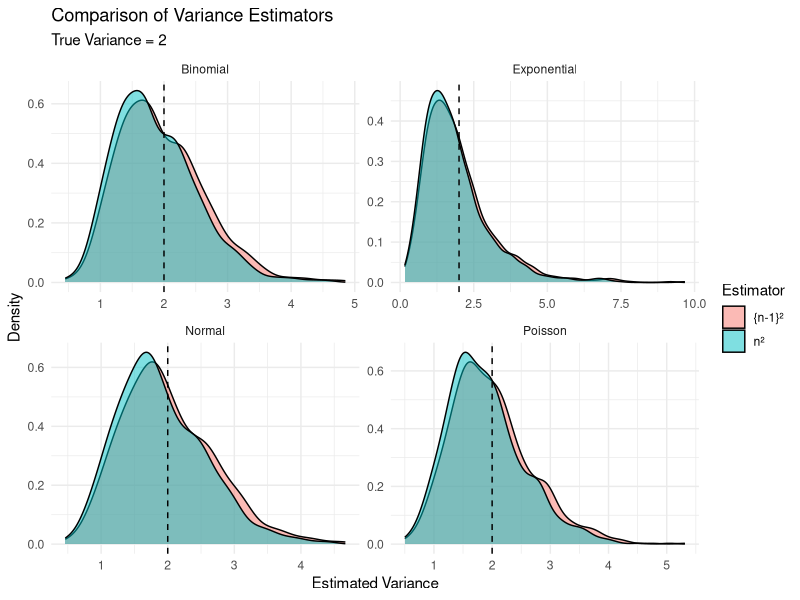
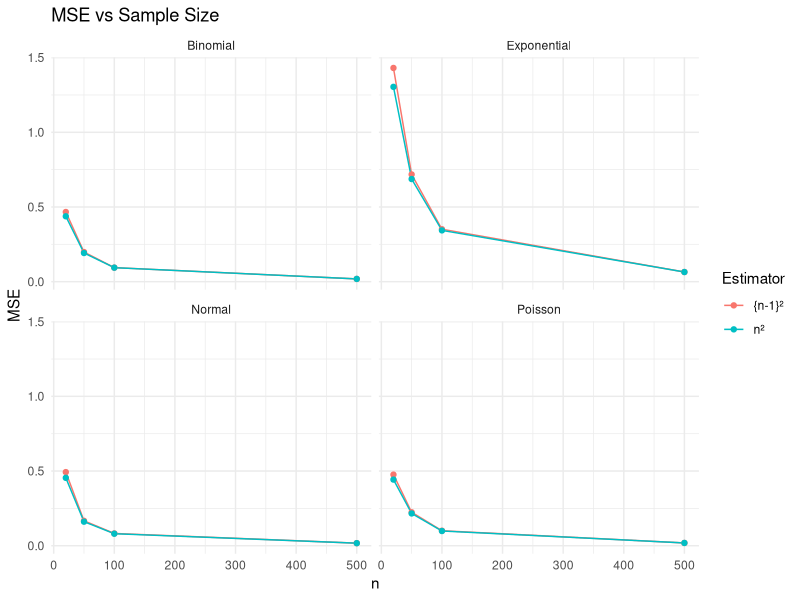
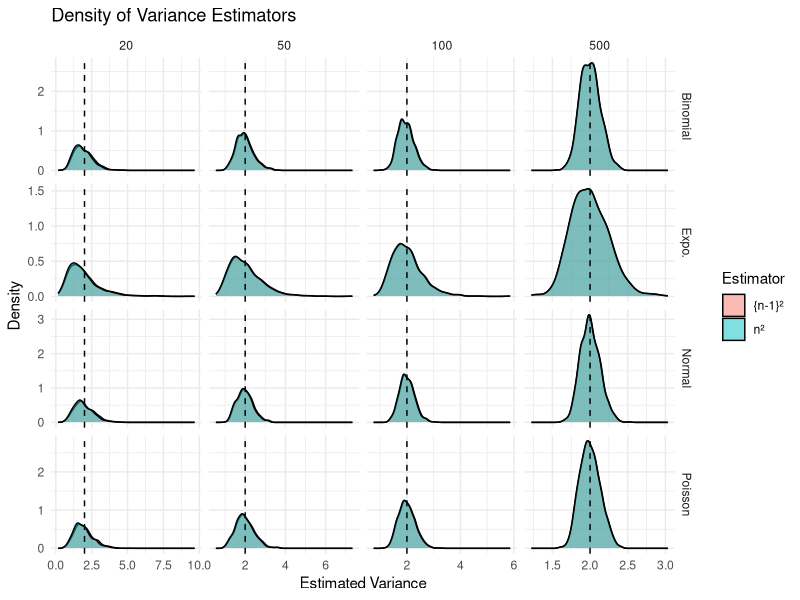
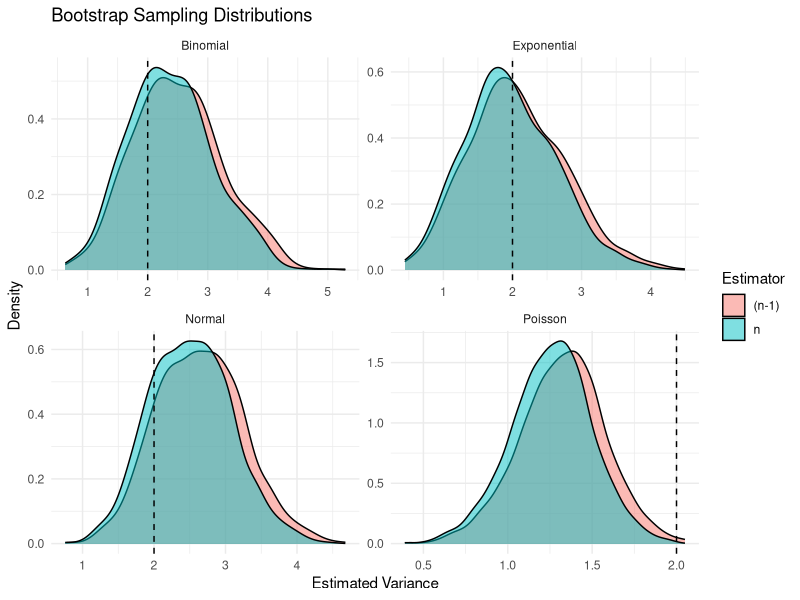

Here is the R script that generated these plots, in order:
## ---- chunk 1
#| echo: false

default_chunk_hook  <- knitr::knit_hooks$get("chunk")

latex_font_size <- c("Huge", "huge", "LARGE", "Large", 
                     "large", "normalsize", "small", 
                     "footnotesize", "scriptsize", "tiny")

knitr::knit_hooks$set(chunk = function(x, options) {
  x <- default_chunk_hook(x, options)
  if(options$size %in% latex_font_size) {
    paste0("\n \\", options$size, "\n\n", 
      x, 
      "\n\n \\normalsize"
    )
  } else {
    x
  }
})
## ---- chunk 2
#| label: load-packages
#| include: false
library(tidyverse)
library(patchwork)
## ---- chunk 3
#| echo: false
set.seed(7272)
n = 20
sim = 1000
sample_v1 = numeric(sim)
sample_v = numeric(sim)
true = 2

# Poisson lambda = 2
lambda = 2
for (i in 1:sim){
    distP = rpois(n, lambda)
    sample_v1[i] = var(distP)
    sample_v[i] = mean((distP - mean(distP))^2)
}
bias1 = round(mean(sample_v1) - true, 4)
variance1  = round(var(sample_v1), 4)
precision1 = round(1 / variance1, 4)
mse1 = round(bias1^2 + variance1, 4)

bias = round(mean(sample_v) - true, 4)
variance  = round(var(sample_v), 4)
precision = round(1 / variance, 4)
mse = round(bias^2 + variance, 4)

dfP = tibble(
Distribution = "Poisson",
    BiasN_1 = bias1,
    VarianceN_1 = variance1,
    PrecisionN_1 = precision1,
    MSEN_1 = mse1,
    Bias = bias,
    Variance = variance,
    Precision = precision,
    MSE = mse
)
valuesP = sample_v
valuesP1 = sample_v1


# Binomial n = 50, p = (5 - root21)/10
B_n = 50
p = (5 - 21^(1/2))/10
for (i in 1:sim){
    distB = rbinom(n, B_n, p)
    sample_v1[i] = var(distB)
    sample_v[i] = mean((distB - mean(distB))^2)
}
bias1 = round(mean(sample_v1) - true, 4)
variance1  = round(var(sample_v1), 4)
precision1 = round(1 / variance1, 4)
mse1 = round(bias1^2 + variance1, 4)

bias = round(mean(sample_v) - true, 4)
variance  = round(var(sample_v), 4)
precision = round(1 / variance, 4)
mse = round(bias^2 + variance, 4)

dfB = tibble(
Distribution = "Binomial",
    BiasN_1 = bias1,
    VarianceN_1 = variance1,
    PrecisionN_1 = precision1,
    MSEN_1 = mse1,
    Bias = bias,
    Variance = variance,
    Precision = precision,
    MSE = mse
)
valuesB = sample_v
valuesB1 = sample_v1


# Normal mu = 0, sigma = root2
mu = 0
sigma = 2^(1/2)
for (i in 1:sim){
    distN = rnorm(n, mu, sigma)
    sample_v1[i] = var(distN)
    sample_v[i] = mean((distN - mean(distN))^2)
}
bias1 = round(mean(sample_v1) - true, 4)
variance1  = round(var(sample_v1), 4)
precision1 = round(1 / variance1, 4)
mse1 = round(bias1^2 + variance1, 4)

bias = round(mean(sample_v) - true, 4)
variance  = round(var(sample_v), 4)
precision = round(1 / variance, 4)
mse = round(bias^2 + variance, 4)

dfN = tibble(
Distribution = "Normal",
    BiasN_1 = bias1,
    VarianceN_1 = variance1,
    PrecisionN_1 = precision1,
    MSEN_1 = mse1,
    Bias = bias,
    Variance = variance,
    Precision = precision,
    MSE = mse
)
valuesN = sample_v
valuesN1 = sample_v1


# Exponential lambda = 1/root2
lambda = 1/(2^(1/2))
for (i in 1:sim){
    distE = rexp(n, lambda)
    sample_v1[i] = var(distE)
    sample_v[i] = mean((distE - mean(distE))^2)
}

bias1 = round(mean(sample_v1) - true, 4)
variance1  = round(var(sample_v1), 4)
precision1 = round(1 / variance1, 4)
mse1 = round(bias1^2 + variance1, 4)

bias = round(mean(sample_v) - true, 4)
variance  = round(var(sample_v), 4)
precision = round(1 / variance, 4)
mse = round(bias^2 + variance, 4)

dfE = tibble(
Distribution = "Exponential",
    BiasN_1 = bias1,
    VarianceN_1 = variance1,
    PrecisionN_1 = precision1,
    MSEN_1 = mse1,
    Bias = bias,
    Variance = variance,
    Precision = precision,
    MSE = mse
)
valuesE = sample_v
valuesE1 = sample_v1
## ---- chunk 4
#| echo: false
# Plotting
table = bind_rows(dfP, dfB, dfN, dfE) |>
          pivot_longer(
                cols = -Distribution,
                names_to = c("Metric", "EstimatorFlag"),
                names_sep = "N",  # splits Bias1 vs Bias etc.
                values_to = "Value") |>
          mutate(
                Estimator = ifelse(!is.na(EstimatorFlag), "{n-1}²", "n²")) |>
          select(-EstimatorFlag)
table |>
        pivot_wider(names_from = Metric, values_from = Value) |>
        knitr::kable(caption = "Simulation Summary of Variance Estimators")

plot = tibble(
          Estimate = c(valuesP1, valuesP, valuesB1, valuesB, valuesN1, valuesN, valuesE1, valuesE),
          Estimator = rep(c("{n-1}²", "n²"), times = 4, each = 1000),
          Distribution = rep(c("Poisson", "Binomial", "Normal", "Exponential"), each = 1000 * 2)
)
ggplot(plot, aes(x = Estimate, fill = Estimator)) +
        geom_density(alpha = 0.5) +
        geom_vline(xintercept = 2, linetype = "dashed", color = "black") +
        facet_wrap(~Distribution, scales = "free") +
        labs(
            title = "Comparison of Variance Estimators",
            subtitle = "True Variance = 2",
            x = "Estimated Variance",
            y = "Density",
            fill = "Estimator") +
        theme_minimal()
## ---- chunk 5
#| echo: false
set.seed(7272)

sample_sizes = c(20, 50, 100, 500)
sim = 1000
true = 2

results = list()

for (n in sample_sizes) {
  
  compute = function(x) {
    v_n1 = var(x)
    v_n = mean((x - mean(x))^2)
    return(c(v_n1, v_n))
  }
  
  run = function(generator) {
    out = replicate(sim, {
      x = generator(n)
      compute(x)
    })
    t(out)
  }
  
  pois = run(function(n) rpois(n, 2))
  bino = run(function(n) rbinom(n, 50, (5 - sqrt(21))/10))
  norm = run(function(n) rnorm(n, 0, sqrt(2)))
  expo = run(function(n) rexp(n, 1/sqrt(2)))
  
  dists = list(Poisson = pois, Binomial = bino, Normal = norm, Exponential = expo)
  
  for (name in names(dists)) {
      vals = dists[[name]]
    
      v_n1 = vals[,1]
      v_n = vals[,2]
    
      df = tibble(
              n = n,
              Distribution = name,
              Estimator = c("{n-1}²", "n²"),
              Bias = c(mean(v_n1) - true, mean(v_n) - true),
              Variance = c(var(v_n1), var(v_n))) |>
            mutate(Precision = 1 / Variance,
                  MSE = Bias^2 + Variance)
    
      results[[length(results) + 1]] = df
  }
}

table = bind_rows(results)
wide = table |>
  pivot_wider(
    names_from = Estimator,
    values_from = c(Bias, Variance, Precision, MSE)
  )

## ---- chunk 6
#| echo: false
ggplot(table, aes(x = n, y = MSE, color = Estimator)) +
      geom_line() +
        geom_point() +
      facet_wrap(~Distribution) +
      labs(title = "MSE vs Sample Size") +
      theme_minimal()

wide |>
  knitr::kable(
    caption = "Simulation Results Across Sample Sizes",
    digits = 4,
    col.names = c(
      "n", "Distribution",
      "Bias (n-1)", "Bias (n)",
      "Var (n-1)", "Var (n)",
      "Precision (n-1)", "Precision (n)",
      "MSE (n-1)", "MSE (n)"
    )
  )
## ---- chunk 7
#| echo: false
set.seed(7272)

plot2 = list()

compute = function(x) {
  v_n1 = var(x)
  v_n = mean((x - mean(x))^2)
  return(c(v_n1, v_n))
}

run = function(generator, n) {
  out = replicate(sim, {
    x = generator(n)
    compute(x)
  })
  t(out)
}

for (n in sample_sizes){
  
      pois = run(function(n) rpois(n, 2), n)
      bino = run(function(n) rbinom(n, 50, (5 - sqrt(21))/10), n)
      norm = run(function(n) rnorm(n, 0, sqrt(2)), n)
      expo = run(function(n) rexp(n, 1/sqrt(2)), n)
  
      dists = list(Poisson = pois, Binomial = bino, Normal = norm, Exponential = expo)
  
      for (name in names(dists)) {
        vals = dists[[name]]
    
        df = tibble(Estimate = c(vals[,1], vals[,2]),
                  Estimator = rep(c("{n-1}²", "n²"), each = sim),
                  Distribution = name,
                  n = n)
    
        plot2[[length(plot2) + 1]] = df
  }
}

plotDF = bind_rows(plot2)
plotDF = plotDF |>
        mutate(Distribution = ifelse(Distribution == "Exponential", "Expo.", Distribution))
ggplot(plotDF, aes(x = Estimate, fill = Estimator)) +
        geom_density(alpha = 0.5) +
        facet_grid(Distribution ~ n, scales = "free") +
        geom_vline(xintercept = 2, linetype = "dashed") +
        labs(title = "Density of Variance Estimators",
            x = "Estimated Variance",
            y = "Density",
            fill = "Estimator") +
        theme_minimal()
## ---- chunk 8
#| echo: false
set.seed(7272)

n = 20
B = 1000

bootstrap_run = function(x) {
      compute = function(xb) {
            v_n1 = var(xb)
            v_n = mean((xb - mean(xb))^2)
            c(v_n1, v_n)
      }
  
      out = replicate(B, {
            xb = sample(x, size = length(x), replace = TRUE)
            compute(xb)})
  
      t(out)
}

p1 = rpois(n, 2)
b1 = rbinom(n, 50, (5 - sqrt(21))/10)
n1 = rnorm(n, 0, sqrt(2))
e1 = rexp(n, 1/sqrt(2))

pois = bootstrap_run(p1)
bino = bootstrap_run(b1)
norm = bootstrap_run(n1)
expo = bootstrap_run(e1)

plotDF = bind_rows(
  tibble(Estimate = c(pois[,1], pois[,2]),
         Estimator = rep(c("(n-1)", "n"), each = B),
         Distribution = "Poisson"),
  
  tibble(Estimate = c(bino[,1], bino[,2]),
         Estimator = rep(c("(n-1)", "n"), each = B),
         Distribution = "Binomial"),
  
  tibble(Estimate = c(norm[,1], norm[,2]),
         Estimator = rep(c("(n-1)", "n"), each = B),
         Distribution = "Normal"),
  
  tibble(Estimate = c(expo[,1], expo[,2]),
         Estimator = rep(c("(n-1)", "n"), each = B),
         Distribution = "Exponential")
)

ggplot(plotDF, aes(x = Estimate, fill = Estimator)) +
      geom_density(alpha = 0.5) +
      facet_wrap(~Distribution, scales = "free") +
      geom_vline(xintercept = 2, linetype = "dashed") +
      labs(
          title = "Bootstrap Sampling Distributions",
          x = "Estimated Variance",
          y = "Density",
          fill = "Estimator") +
      theme_minimal()
